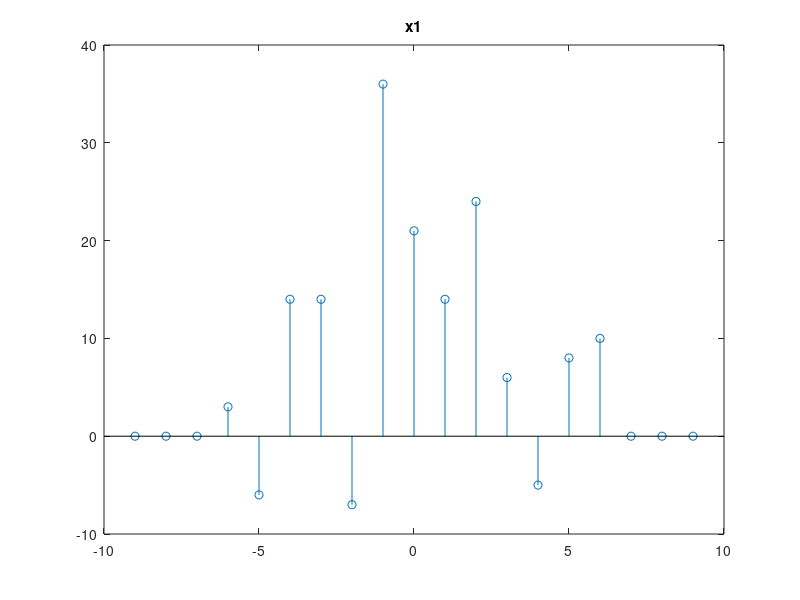
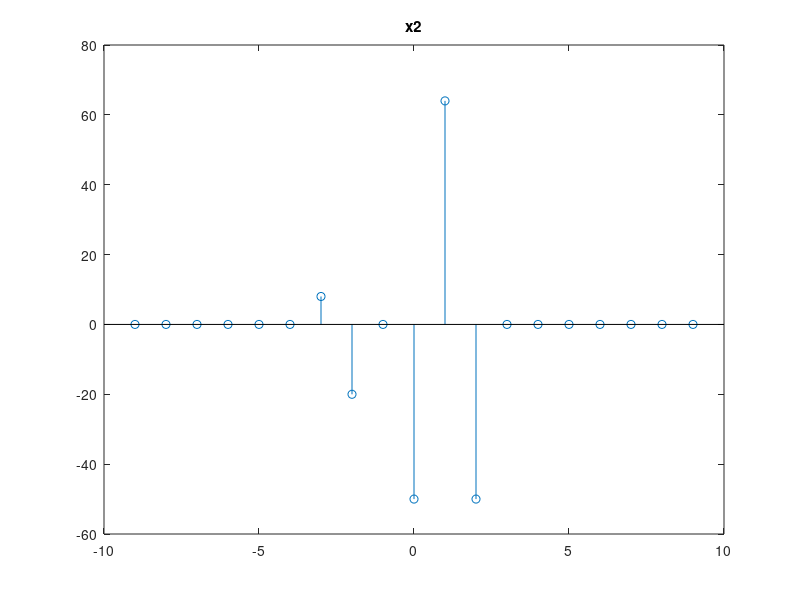
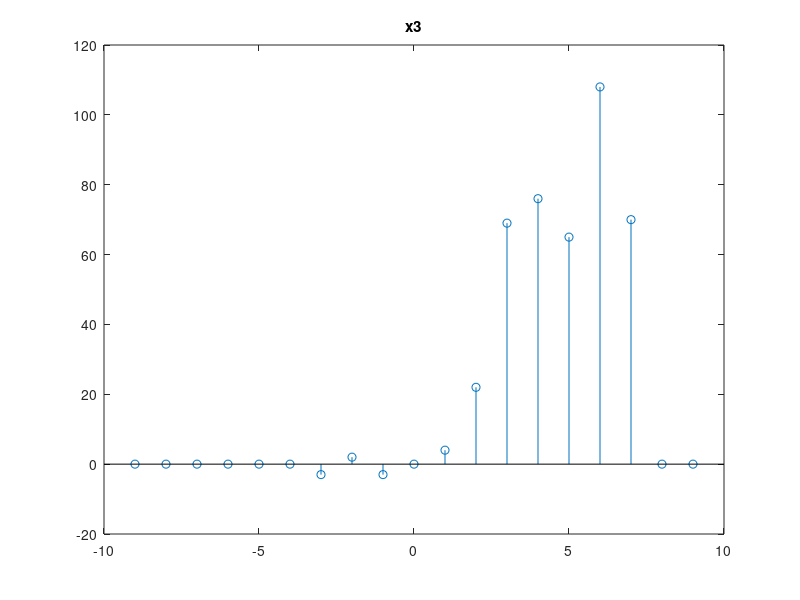

Here is the MATLAB script that generated these plots, in order:
x = [1,-2,4,6,-5,8,10];
a = 5;b = 7;
x_pad = [zeros(1,a) x zeros(1,b)];
x_pad_in = (1:length(x_pad)) - (a+5);

x_plus_2 = [zeros(1,a-2) x zeros(1,b+2)];
x_minus_4 = [zeros(1,a+4) x zeros(1,b-4)];
x1= 3*x_plus_2+x_minus_4+2*x_pad;
figure;
stem(x_pad_in,x1);
title('x1');

x_plus_4 = [zeros(1,a-4) x zeros(1,b+4)];
x_minus_1 = [zeros(1,a+1) x zeros(1,b-1)];
x_reverse = [zeros(1,a+2) fliplr(x) zeros(1,b-2)];
x_reverse_2 = [zeros(1,a+4) fliplr(x) zeros(1,b-4)];
x2 = (x_plus_4 .* x_minus_1) ...
+ (x_reverse_2 .* x_pad);
figure;
stem(x_pad_in,x2);
title('x2');

x3 = 0;
for k=1:5
    x_of_k = [zeros(1,a+k) x zeros(1,b-k)];
    x3 = x3 + x_pad_in .* x_of_k;
end
figure;
stem(x_pad_in,x3);title('x3');